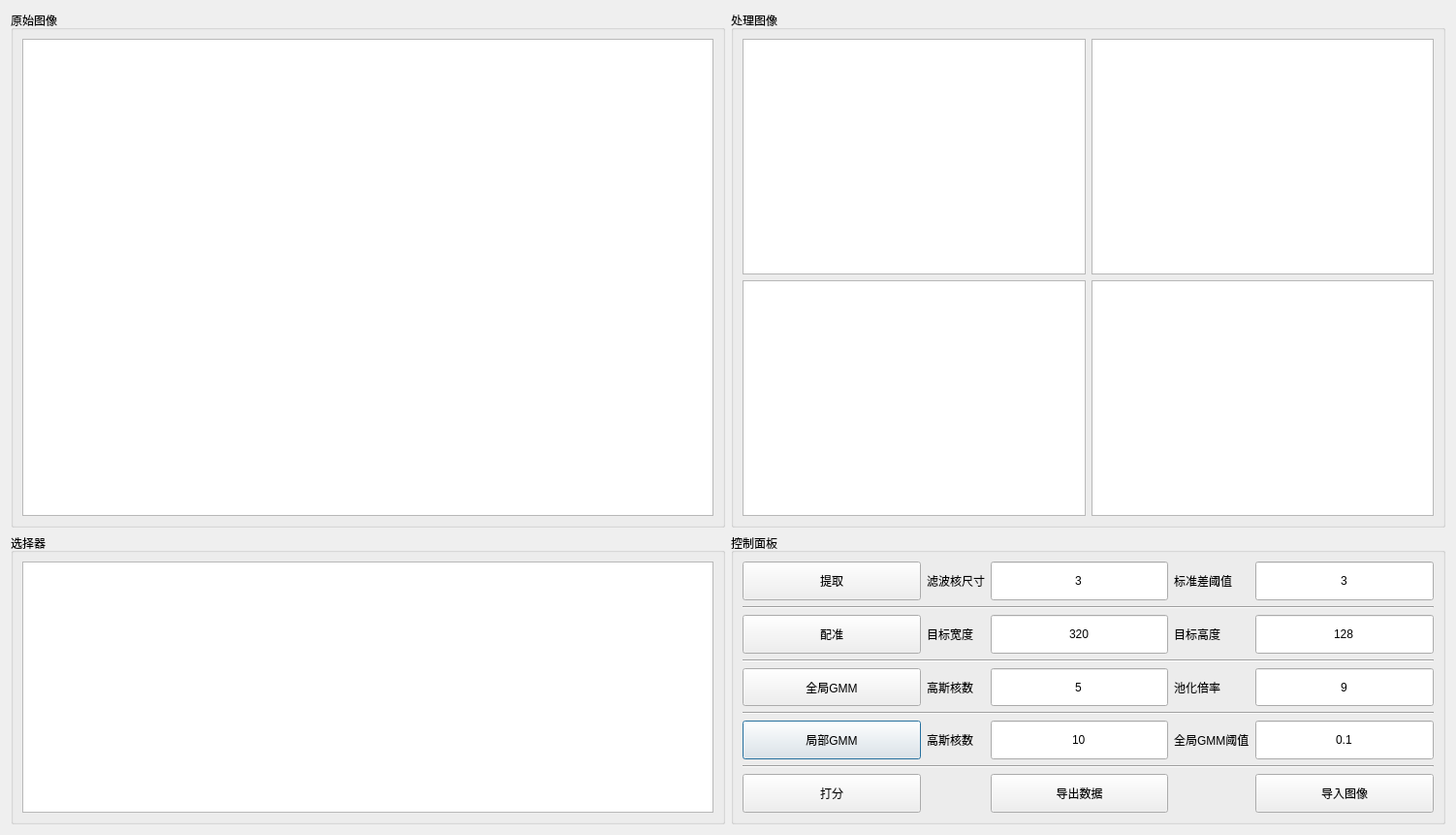
<?xml version="1.0" encoding="UTF-8"?>
<ui version="4.0">
 <class>Dialog</class>
 <widget class="QDialog" name="Dialog">
  <property name="geometry">
   <rect>
    <x>0</x>
    <y>0</y>
    <width>1502</width>
    <height>861</height>
   </rect>
  </property>
  <property name="sizePolicy">
   <sizepolicy hsizetype="Fixed" vsizetype="Fixed">
    <horstretch>0</horstretch>
    <verstretch>0</verstretch>
   </sizepolicy>
  </property>
  <property name="minimumSize">
   <size>
    <width>1502</width>
    <height>861</height>
   </size>
  </property>
  <property name="maximumSize">
   <size>
    <width>1502</width>
    <height>861</height>
   </size>
  </property>
  <property name="windowTitle">
   <string>算法复现</string>
  </property>
  <layout class="QGridLayout" name="gridLayout_3">
   <item row="0" column="0">
    <widget class="QGroupBox" name="groupBox">
     <property name="sizePolicy">
      <sizepolicy hsizetype="Preferred" vsizetype="Preferred">
       <horstretch>0</horstretch>
       <verstretch>0</verstretch>
      </sizepolicy>
     </property>
     <property name="minimumSize">
      <size>
       <width>0</width>
       <height>0</height>
      </size>
     </property>
     <property name="maximumSize">
      <size>
       <width>16777215</width>
       <height>999999</height>
      </size>
     </property>
     <property name="title">
      <string>原始图像</string>
     </property>
     <layout class="QVBoxLayout" name="verticalLayout">
      <item>
       <widget class="QGraphicsView" name="viewRaw"/>
      </item>
     </layout>
    </widget>
   </item>
   <item row="0" column="1">
    <widget class="QGroupBox" name="groupBox_2">
     <property name="sizePolicy">
      <sizepolicy hsizetype="Preferred" vsizetype="Preferred">
       <horstretch>0</horstretch>
       <verstretch>0</verstretch>
      </sizepolicy>
     </property>
     <property name="minimumSize">
      <size>
       <width>0</width>
       <height>0</height>
      </size>
     </property>
     <property name="title">
      <string>处理图像</string>
     </property>
     <layout class="QGridLayout" name="gridLayout">
      <item row="0" column="0">
       <widget class="QGraphicsView" name="viewExtract"/>
      </item>
      <item row="1" column="1">
       <widget class="QGraphicsView" name="viewLocalGmm"/>
      </item>
      <item row="1" column="0">
       <widget class="QGraphicsView" name="viewGlobalGmm"/>
      </item>
      <item row="0" column="1">
       <widget class="QGraphicsView" name="viewRegister"/>
      </item>
     </layout>
    </widget>
   </item>
   <item row="1" column="0">
    <widget class="QGroupBox" name="groupBox_4">
     <property name="sizePolicy">
      <sizepolicy hsizetype="Preferred" vsizetype="Maximum">
       <horstretch>0</horstretch>
       <verstretch>0</verstretch>
      </sizepolicy>
     </property>
     <property name="minimumSize">
      <size>
       <width>0</width>
       <height>300</height>
      </size>
     </property>
     <property name="maximumSize">
      <size>
       <width>16777215</width>
       <height>300</height>
      </size>
     </property>
     <property name="title">
      <string>选择器</string>
     </property>
     <layout class="QGridLayout" name="gridLayout_5">
      <item row="0" column="0">
       <layout class="QGridLayout" name="gridSelector">
        <item row="0" column="0">
         <widget class="QColumnView" name="viewSelector">
          <property name="horizontalScrollBarPolicy">
           <enum>Qt::ScrollBarAsNeeded</enum>
          </property>
          <property name="sizeAdjustPolicy">
           <enum>QAbstractScrollArea::AdjustIgnored</enum>
          </property>
          <property name="autoScroll">
           <bool>true</bool>
          </property>
          <property name="autoScrollMargin">
           <number>16</number>
          </property>
          <property name="editTriggers">
           <set>QAbstractItemView::NoEditTriggers</set>
          </property>
          <property name="showDropIndicator" stdset="0">
           <bool>false</bool>
          </property>
          <property name="selectionMode">
           <enum>QAbstractItemView::SingleSelection</enum>
          </property>
          <property name="resizeGripsVisible">
           <bool>false</bool>
          </property>
         </widget>
        </item>
       </layout>
      </item>
     </layout>
    </widget>
   </item>
   <item row="1" column="1">
    <widget class="QGroupBox" name="groupBox_3">
     <property name="sizePolicy">
      <sizepolicy hsizetype="Preferred" vsizetype="Maximum">
       <horstretch>0</horstretch>
       <verstretch>0</verstretch>
      </sizepolicy>
     </property>
     <property name="minimumSize">
      <size>
       <width>0</width>
       <height>300</height>
      </size>
     </property>
     <property name="maximumSize">
      <size>
       <width>16777215</width>
       <height>300</height>
      </size>
     </property>
     <property name="title">
      <string>控制面板</string>
     </property>
     <layout class="QGridLayout" name="gridLayout_2">
      <property name="spacing">
       <number>6</number>
      </property>
      <item row="6" column="2">
       <widget class="QLineEdit" name="edtLocalNumKernel">
        <property name="sizePolicy">
         <sizepolicy hsizetype="Ignored" vsizetype="Ignored">
          <horstretch>0</horstretch>
          <verstretch>0</verstretch>
         </sizepolicy>
        </property>
        <property name="text">
         <string>10</string>
        </property>
        <property name="alignment">
         <set>Qt::AlignCenter</set>
        </property>
       </widget>
      </item>
      <item row="2" column="4">
       <widget class="QLineEdit" name="edtHeight">
        <property name="sizePolicy">
         <sizepolicy hsizetype="Ignored" vsizetype="Ignored">
          <horstretch>0</horstretch>
          <verstretch>0</verstretch>
         </sizepolicy>
        </property>
        <property name="text">
         <string>128</string>
        </property>
        <property name="alignment">
         <set>Qt::AlignCenter</set>
        </property>
       </widget>
      </item>
      <item row="2" column="3">
       <widget class="QLabel" name="label_4">
        <property name="sizePolicy">
         <sizepolicy hsizetype="Maximum" vsizetype="Preferred">
          <horstretch>0</horstretch>
          <verstretch>0</verstretch>
         </sizepolicy>
        </property>
        <property name="text">
         <string>目标高度</string>
        </property>
        <property name="alignment">
         <set>Qt::AlignLeading|Qt::AlignLeft|Qt::AlignVCenter</set>
        </property>
       </widget>
      </item>
      <item row="6" column="0">
       <widget class="QPushButton" name="btnLocalGmm">
        <property name="sizePolicy">
         <sizepolicy hsizetype="Minimum" vsizetype="Minimum">
          <horstretch>0</horstretch>
          <verstretch>0</verstretch>
         </sizepolicy>
        </property>
        <property name="text">
         <string>局部GMM</string>
        </property>
       </widget>
      </item>
      <item row="4" column="4">
       <widget class="QLineEdit" name="edtPoolingRate">
        <property name="sizePolicy">
         <sizepolicy hsizetype="Ignored" vsizetype="Ignored">
          <horstretch>0</horstretch>
          <verstretch>0</verstretch>
         </sizepolicy>
        </property>
        <property name="text">
         <string>9</string>
        </property>
        <property name="alignment">
         <set>Qt::AlignCenter</set>
        </property>
       </widget>
      </item>
      <item row="4" column="1">
       <widget class="QLabel" name="label_5">
        <property name="sizePolicy">
         <sizepolicy hsizetype="Maximum" vsizetype="Preferred">
          <horstretch>0</horstretch>
          <verstretch>0</verstretch>
         </sizepolicy>
        </property>
        <property name="text">
         <string>高斯核数</string>
        </property>
        <property name="alignment">
         <set>Qt::AlignLeading|Qt::AlignLeft|Qt::AlignVCenter</set>
        </property>
       </widget>
      </item>
      <item row="8" column="2">
       <widget class="QPushButton" name="btnExport">
        <property name="sizePolicy">
         <sizepolicy hsizetype="Minimum" vsizetype="Minimum">
          <horstretch>0</horstretch>
          <verstretch>0</verstretch>
         </sizepolicy>
        </property>
        <property name="text">
         <string>导出数据</string>
        </property>
       </widget>
      </item>
      <item row="2" column="2">
       <widget class="QLineEdit" name="edtWidth">
        <property name="sizePolicy">
         <sizepolicy hsizetype="Ignored" vsizetype="Ignored">
          <horstretch>0</horstretch>
          <verstretch>0</verstretch>
         </sizepolicy>
        </property>
        <property name="text">
         <string>320</string>
        </property>
        <property name="alignment">
         <set>Qt::AlignCenter</set>
        </property>
       </widget>
      </item>
      <item row="6" column="4">
       <widget class="QLineEdit" name="edtGlobalCutoff">
        <property name="sizePolicy">
         <sizepolicy hsizetype="Ignored" vsizetype="Ignored">
          <horstretch>0</horstretch>
          <verstretch>0</verstretch>
         </sizepolicy>
        </property>
        <property name="text">
         <string>0.1</string>
        </property>
        <property name="alignment">
         <set>Qt::AlignCenter</set>
        </property>
       </widget>
      </item>
      <item row="0" column="2">
       <widget class="QLineEdit" name="edtSdKernelSize">
        <property name="sizePolicy">
         <sizepolicy hsizetype="Ignored" vsizetype="Ignored">
          <horstretch>0</horstretch>
          <verstretch>0</verstretch>
         </sizepolicy>
        </property>
        <property name="text">
         <string>3</string>
        </property>
        <property name="alignment">
         <set>Qt::AlignCenter</set>
        </property>
       </widget>
      </item>
      <item row="7" column="0" colspan="5">
       <widget class="Line" name="line_4">
        <property name="orientation">
         <enum>Qt::Horizontal</enum>
        </property>
       </widget>
      </item>
      <item row="0" column="3">
       <widget class="QLabel" name="label_2">
        <property name="sizePolicy">
         <sizepolicy hsizetype="Maximum" vsizetype="Preferred">
          <horstretch>0</horstretch>
          <verstretch>0</verstretch>
         </sizepolicy>
        </property>
        <property name="text">
         <string>标准差阈值</string>
        </property>
        <property name="alignment">
         <set>Qt::AlignLeading|Qt::AlignLeft|Qt::AlignVCenter</set>
        </property>
       </widget>
      </item>
      <item row="0" column="0">
       <widget class="QPushButton" name="btnExtract">
        <property name="sizePolicy">
         <sizepolicy hsizetype="Minimum" vsizetype="Minimum">
          <horstretch>0</horstretch>
          <verstretch>0</verstretch>
         </sizepolicy>
        </property>
        <property name="text">
         <string>提取</string>
        </property>
       </widget>
      </item>
      <item row="2" column="1">
       <widget class="QLabel" name="label_3">
        <property name="sizePolicy">
         <sizepolicy hsizetype="Maximum" vsizetype="Preferred">
          <horstretch>0</horstretch>
          <verstretch>0</verstretch>
         </sizepolicy>
        </property>
        <property name="text">
         <string>目标宽度</string>
        </property>
        <property name="alignment">
         <set>Qt::AlignLeading|Qt::AlignLeft|Qt::AlignVCenter</set>
        </property>
       </widget>
      </item>
      <item row="0" column="1">
       <widget class="QLabel" name="label">
        <property name="sizePolicy">
         <sizepolicy hsizetype="Maximum" vsizetype="Preferred">
          <horstretch>0</horstretch>
          <verstretch>0</verstretch>
         </sizepolicy>
        </property>
        <property name="text">
         <string>滤波核尺寸</string>
        </property>
        <property name="alignment">
         <set>Qt::AlignLeading|Qt::AlignLeft|Qt::AlignVCenter</set>
        </property>
       </widget>
      </item>
      <item row="8" column="0">
       <widget class="QPushButton" name="btnScore">
        <property name="sizePolicy">
         <sizepolicy hsizetype="Minimum" vsizetype="Minimum">
          <horstretch>0</horstretch>
          <verstretch>0</verstretch>
         </sizepolicy>
        </property>
        <property name="text">
         <string>打分</string>
        </property>
       </widget>
      </item>
      <item row="6" column="3">
       <widget class="QLabel" name="label_8">
        <property name="sizePolicy">
         <sizepolicy hsizetype="Maximum" vsizetype="Preferred">
          <horstretch>0</horstretch>
          <verstretch>0</verstretch>
         </sizepolicy>
        </property>
        <property name="text">
         <string>全局GMM阈值</string>
        </property>
        <property name="alignment">
         <set>Qt::AlignLeading|Qt::AlignLeft|Qt::AlignVCenter</set>
        </property>
       </widget>
      </item>
      <item row="2" column="0">
       <widget class="QPushButton" name="btnRegister">
        <property name="sizePolicy">
         <sizepolicy hsizetype="Minimum" vsizetype="Minimum">
          <horstretch>0</horstretch>
          <verstretch>0</verstretch>
         </sizepolicy>
        </property>
        <property name="text">
         <string>配准</string>
        </property>
       </widget>
      </item>
      <item row="0" column="4">
       <widget class="QLineEdit" name="edtSdThr">
        <property name="sizePolicy">
         <sizepolicy hsizetype="Ignored" vsizetype="Ignored">
          <horstretch>0</horstretch>
          <verstretch>0</verstretch>
         </sizepolicy>
        </property>
        <property name="text">
         <string>3</string>
        </property>
        <property name="alignment">
         <set>Qt::AlignCenter</set>
        </property>
       </widget>
      </item>
      <item row="4" column="2">
       <widget class="QLineEdit" name="edtGlobalNumKernel">
        <property name="sizePolicy">
         <sizepolicy hsizetype="Ignored" vsizetype="Ignored">
          <horstretch>0</horstretch>
          <verstretch>0</verstretch>
         </sizepolicy>
        </property>
        <property name="text">
         <string>5</string>
        </property>
        <property name="alignment">
         <set>Qt::AlignCenter</set>
        </property>
       </widget>
      </item>
      <item row="4" column="3">
       <widget class="QLabel" name="label_6">
        <property name="sizePolicy">
         <sizepolicy hsizetype="Maximum" vsizetype="Preferred">
          <horstretch>0</horstretch>
          <verstretch>0</verstretch>
         </sizepolicy>
        </property>
        <property name="text">
         <string>池化倍率</string>
        </property>
        <property name="alignment">
         <set>Qt::AlignLeading|Qt::AlignLeft|Qt::AlignVCenter</set>
        </property>
       </widget>
      </item>
      <item row="4" column="0">
       <widget class="QPushButton" name="btnGlobalGmm">
        <property name="sizePolicy">
         <sizepolicy hsizetype="Minimum" vsizetype="Minimum">
          <horstretch>0</horstretch>
          <verstretch>0</verstretch>
         </sizepolicy>
        </property>
        <property name="text">
         <string>全局GMM</string>
        </property>
       </widget>
      </item>
      <item row="8" column="4">
       <widget class="QPushButton" name="btnImport">
        <property name="sizePolicy">
         <sizepolicy hsizetype="Minimum" vsizetype="Minimum">
          <horstretch>0</horstretch>
          <verstretch>0</verstretch>
         </sizepolicy>
        </property>
        <property name="text">
         <string>导入图像</string>
        </property>
       </widget>
      </item>
      <item row="6" column="1">
       <widget class="QLabel" name="label_7">
        <property name="sizePolicy">
         <sizepolicy hsizetype="Maximum" vsizetype="Preferred">
          <horstretch>0</horstretch>
          <verstretch>0</verstretch>
         </sizepolicy>
        </property>
        <property name="text">
         <string>高斯核数</string>
        </property>
        <property name="alignment">
         <set>Qt::AlignLeading|Qt::AlignLeft|Qt::AlignVCenter</set>
        </property>
       </widget>
      </item>
      <item row="1" column="0" colspan="5">
       <widget class="Line" name="line">
        <property name="orientation">
         <enum>Qt::Horizontal</enum>
        </property>
       </widget>
      </item>
      <item row="3" column="0" colspan="5">
       <widget class="Line" name="line_2">
        <property name="orientation">
         <enum>Qt::Horizontal</enum>
        </property>
       </widget>
      </item>
      <item row="5" column="0" colspan="5">
       <widget class="Line" name="line_3">
        <property name="orientation">
         <enum>Qt::Horizontal</enum>
        </property>
       </widget>
      </item>
     </layout>
    </widget>
   </item>
  </layout>
 </widget>
 <resources/>
 <connections/>
</ui>
